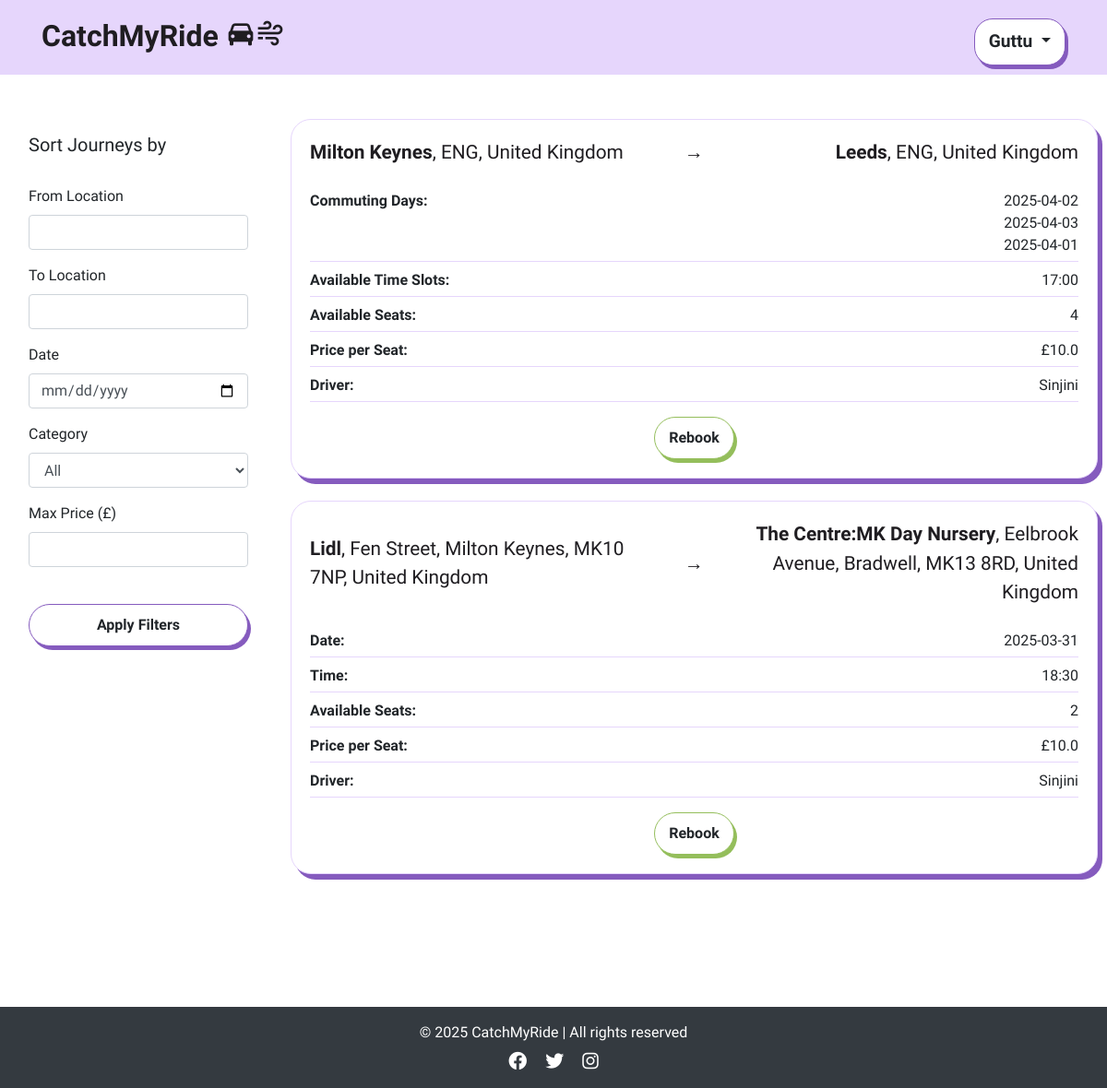
The page /view_journeys (signed in) on the database its author committed.
### app/models.py (models this page shows, shortened)
class User(db.Model, UserMixin):
    id = db.Column(db.Integer, primary_key=True)
    username = db.Column(db.String(100), unique=True, nullable=False)
    email = db.Column(db.String(150), unique=True, nullable=False)
    password_hash = db.Column(db.String(200), nullable=False)
    is_active = db.Column(db.Boolean, default=True) # to check if the user activation (user authentication)
    published_rides = db.relationship('publish_ride', backref='driver', lazy=True)
    booked_rides = db.relationship('publish_ride', secondary=passenger_rides, backref='passengers')

class publish_ride(db.Model):
    id = db.Column(db.Integer, primary_key=True)
    driver_id = db.Column(db.Integer, db.ForeignKey('user.id'), nullable=False)
    driver_name = db.Column(db.String(100), nullable=False)  # Added Driver Name
    from_location = db.Column(db.String(200), nullable=False)
    to_location = db.Column(db.String(200), nullable=False)
    date_time = db.Column(db.DateTime, nullable=True)  # Now optional
    available_seats_per_date = db.Column(db.JSON, nullable=True)
    price_per_seat = db.Column(db.Float, nullable=False)
    category = db.Column(db.String(50), nullable=False)
    recurrence_dates = db.Column(db.String(255), nullable=True)
    commute_times = db.Column(db.String(255), nullable=True)  # Stores commute time slots
    is_available = db.Column(db.Boolean, default=True)

### app/views.py (the view)
@app.route('/view_journeys')
def view_journeys():
    db.session.commit()
    db.session.expire_all()
    journeys = publish_ride.query.all()
    booked_journey_ids = set()
    if current_user.is_authenticated:
        booked_journey_ids = {booking.ride_id for booking in book_ride.query.filter_by(user_id=current_user.id).all()}
    for journey in journeys:
        try:
            journey.seat_tracking = json.loads(journey.available_seats_per_date) if journey.available_seats_per_date else {}
        except (json.JSONDecodeError, TypeError):
            journey.seat_tracking = {}  # Prevent errors if data is invalid
        journey.user_has_booked = journey.id in booked_journey_ids
    return render_template('view_journeys.html', journeys=journeys, user=current_user)

### app/views.py (called while the page is built)
@app.before_request
def check_redirect_after_login():
    if 'redirect_after_login' in session and current_user.is_authenticated:
        redirect_path = session.pop('redirect_after_login')
        return redirect(redirect_path)

@login_manager.user_loader
def load_user(user_id):
    return User.query.get(int(user_id))

@app.context_processor
def inject_user():
    return dict(user=current_user)

### app/templates/view_journeys.html (shortened to what this page needs)
{% extends "base.html" %}
{% block content %}
<div class="container-fluid my-5">
    <div class="row">
        <div class="col-md-3">
            <div class="filter-sidebar p-3">
                <h5>Sort Journeys by</h5>
                <br>
                <form id="journeyFilters">
                    <div class="mb-3">
                        <label for="filterFrom" class="form-label">From Location</label>
                        <input type="text" class="form-control" id="filterFrom">
                    </div>
                    <div class="mb-3">
                        <label for="filterTo" class="form-label">To Location</label>
                        <input type="text" class="form-control" id="filterTo">
                    </div>
                    <div class="mb-3">
                        <label for="filterDate" class="form-label">Date</label>
                        <input type="date" class="form-control" id="filterDate">
                    </div>
                    <div class="mb-3">
                        <label for="filterCategory" class="form-label">Category</label>
                        <select class="form-control" id="filterCategory">
                            <option value="">All</option>
                        </select>
                    </div>
                    <div class="mb-3">
                        <label for="filterPrice" class="form-label">Max Price (£)</label>
                        <input type="number" class="form-control" id="filterPrice">
                    </div>
                    <br>
                    <button type="button" id="applyFilters" class="btn btn-base btn-one w-100">Apply Filters</button>
                </form>
            </div>
        </div>
        <div class="col-md-9 card-list-container">
            {% if journeys %}
                <div class="row">
                    {% for journey in journeys %}
                        <div class="col-12 mb-4">
                            <div class="card">
                                <div class="card-body">
                                    <div class="journey-title-container">
                                        <div class="from">
                                            <strong>{{ journey.from_location.split(',')[0] }}</strong>{{ journey.from_location.replace(journey.from_location.split(',')[0], '') }}
                                        </div>
                                        <div class="arrow">→</div>
                                        <div class="to">
                                            <strong>{{ journey.to_location.split(',')[0] }}</strong>{{ journey.to_location.replace(journey.to_location.split(',')[0], '') }}
                                        </div>
                                    </div>
                                    <div class="journey-details">
                                        {% if journey.category == "one-time" %}
                                            <div class="detail-item">
                                                <span class="detail-heading">Date:</span>
                                                <span>{{ journey.date_time.strftime('%Y-%m-%d') }}</span>
                                            </div>
                                            <div class="detail-item">
                                                <span class="detail-heading">Time:</span>
                                                <span>{{ journey.date_time.strftime('%H:%M') }}</span>
                                            </div>
                                        {% elif journey.category == "commuting" %}
                                            <div class="detail-item">
                                                <span class="detail-heading">Commuting Days:</span>
                                                <ul class="date-list">
                                                    {% for date in journey.recurrence_dates.split(',') %}
                                                    <li>{{ date.strip() }}</li>
                                                    {% endfor %}
                                                </ul>
                                            </div>
                                            <div class="detail-item">
                                                <span class="detail-heading">Available Time Slots:</span>
                                                <span>
                                                    {% if journey.commute_times %}
                                                        {{ journey.commute_times | replace(',', ', ') }}
                                                    {% else %}
                                                        N/A
                                                    {% endif %}
                                                </span>
                                            </div>
                                        {% endif %}
                                        <div class="detail-item">
                                            <span class="detail-heading">Available Seats:</span>
                                            <span>{{ journey.seat_tracking.values() | max if journey.seat_tracking else 0 }}</span>
                                        </div>
                                        <div class="detail-item">
                                            <span class="detail-heading">Price per Seat:</span>
                                            <span>£{{ journey.price_per_seat }}</span>
                                        </div>
                                        <div class="detail-item">
                                            <span class="detail-heading">Driver:</span>
                                            <span>{{ journey.driver_name }}</span>
                                        </div>
                                    </div>
                                    <div class="text-center mt-3">
                                        {% if user and journey.user_has_booked %}
                                            {% if journey.category == "one-time" %}
                                                <form action="{{ url_for('book_onetime', ride_id=journey.id) }}" method="get">
                                            {% elif journey.category == "commuting" %}
                                                <form action="{{ url_for('book_commuting', ride_id=journey.id) }}" method="get">
                                            {% endif %}
                                            <button type="submit" class="btn btn-base btn-green">Rebook</button>
                                        </form>
                                        {% endif %}
                                    </div>
                                </div>
                            </div>
                        </div>
                    {% endfor %}
                </div>
            {% else %}
                <p class="text-center mt-4">No journeys available at the moment.</p>
            {% endif %}
        </div>
    </div>
</div>
{% endblock %}

### app/templates/base.html (shortened to what this page needs)
<!DOCTYPE html>
<html lang="en">
<head>
    <link rel="stylesheet" href="https://stackpath.bootstrapcdn.com/bootstrap/4.2.1/css/bootstrap.min.css">
    <link rel="stylesheet" href="{{ url_for('static', filename='style.css') }}">
    <link rel="stylesheet" href="https://cdnjs.cloudflare.com/ajax/libs/font-awesome/6.0.0-beta3/css/all.min.css">
    <link href='https://unpkg.com/boxicons@2.1.4/css/boxicons.min.css' rel='stylesheet'>
    <link rel="stylesheet" href="https://cdn.jsdelivr.net/npm/flatpickr/dist/flatpickr.min.css">
    <link rel="stylesheet" href="https://unpkg.com/leaflet/dist/leaflet.css" />
    <link rel="stylesheet" href="https://unpkg.com/leaflet.markercluster/dist/MarkerCluster.css" />
    <link rel="stylesheet" href="https://unpkg.com/leaflet.markercluster/dist/MarkerCluster.Default.css" />
</head>
<body class="{% block body_class %}{% endblock %}">
    <div class="flex-wrapper">
    <nav class="navbar">
        <div class="container navbar-container d-flex align-items-baseline justify-content-between">
            <a class="navbar-brand navbar-logo" href="/" aria-label="Catch My Ride Logo" title="Go to home page">
                CatchMyRide <i class='bx bxs-car logo-icon'></i><i class='bx bx-wind logo-icon' ></i>
            </a>
            <div class="dropdown">
                {% if user.is_authenticated %}
                    <button class="btn btn-base btn-profile dropdown-toggle" type="button" id="profileDropdown" data-bs-toggle="dropdown" aria-haspopup="true" aria-expanded="false">
                        {{ user.username }}
                    </button>
                {% endif %}
            </div>
        </div>
    </nav>
    <main>
        {% block content %}{% endblock %}
    </main>
    <br>
    <footer class="bg-dark text-white text-center py-3 mt-5">
        <div class="container">
            <p class="mb-0">© 2025 CatchMyRide | All rights reserved</p>
            <div class="social-links mt-2">
                <a href="#" class="text-white mx-2"><i class="fa-brands fa-facebook fa-lg"></i></a>
                <a href="#" class="text-white mx-2"><i class="fa-brands fa-twitter fa-lg"></i></a>
                <a href="#" class="text-white mx-2"><i class="fa-brands fa-instagram fa-lg"></i></a>
            </div>
        </div>
    </footer>
</body>
</html>

### app/static/style.css (style rules this page uses)
body { margin: 0; background-color: #fff; font-family: "Oxanium", serif; font-weight: 300; }
i { font-size: 1.2rem; }
a { color: #855bbe; font-weight: bold; text-decoration: none; transition: color 0.3s ease-in-out; }
.navbar .container { display: flex; flex-direction: row; align-items: center; justify-content: space-between; }
.navbar { background-color: #e6d6fc; text-align: center; padding: 10px 0; }
.navbar-logo, .navbar-logo:hover { color: #1f1d21; font-family: "Shrikhand", serif; font-size: 2rem; }
.logo-icon { font-size: 2rem; }
.btn-base { padding: 10px 15px; border-radius: 23px; font-weight: bold; transition: all 0.2s ease-in-out; background-color: white; color: var(--text-color); border: 1px solid var(--border-color); box-shadow: 3px 4px 0px var(--shadow-color); }
.btn-one { --color: #1f1d21; --border-color: #855bbe; --shadow-color: #855bbe; --bg-color: #e6d6fc; }
.btn-profile { --color: #1f1d21; --border-color: #855bbe; --bg-color: #e6d6fc; --shadow-color: #855bbe; font-size: 1.2rem; border-radius: 20px; }
.btn-green { --color: #1f1d21; --border-color: #94BE5B; --bg-color: #C9DEAD; --shadow-color: #94BE5B; }
.card { border-radius: 22px; border-color: #e6d6fc; box-shadow: 5px 6px 0px #855bbe; transition: transform 0.2s ease-in-out; }
.card-list-container { max-height: 80vh; overflow-y: auto; overflow-x: hidden; padding-right: 10px; }
.card .text-center { margin-top: 15px; }
.journey-title-container { display: flex; justify-content: space-between; align-items: center; text-align: center; font-size: 1.3rem; font-weight: 400; color: #1f1d21; margin-bottom: 25px; flex-wrap: nowrap; overflow-x: hidden; gap: 1rem; }
.journey-title-container .from { flex: 1; text-align: left; }
.journey-title-container .to { flex: 1; text-align: right; }
.journey-title-container .arrow { width: 40px; text-align: center; font-weight: bold; display: flex; align-items: center; justify-content: center; }
.journey-details { display: flex; flex-direction: column; gap: 8px; }
.detail-item { display: flex; justify-content: space-between; border-bottom: 1px solid #e6d6fc; padding-bottom: 5px; }
.date-list { margin: 0; }
.date-list li { display: block; }
.detail-heading { font-weight: 600; }

### rows shown on the page
User: username "Guttu"
publish_ride: from_location "Milton Keynes", from_location.replace ", ENG, United Kingdom", to_location "Leeds", to_location.replace ", ENG, United Kingdom", strip "2025-04-02" "2025-04-03" "2025-04-01", commute_times "17:00", seat_tracking.values|max "4", price_per_seat "10.0", driver_name "Sinjini"
publish_ride: from_location "Lidl", from_location.replace ", Fen Street, Milton Keynes, MK10 7NP, United Kingdom", to_location "The Centre:MK Day Nursery", to_location.replace ", Eelbrook Avenue, Bradwell, MK13 8RD, United Kingdom", date_time "2025-03-31", date_time "18:30", seat_tracking.values|max "2", price_per_seat "10.0", driver_name "Sinjini"
